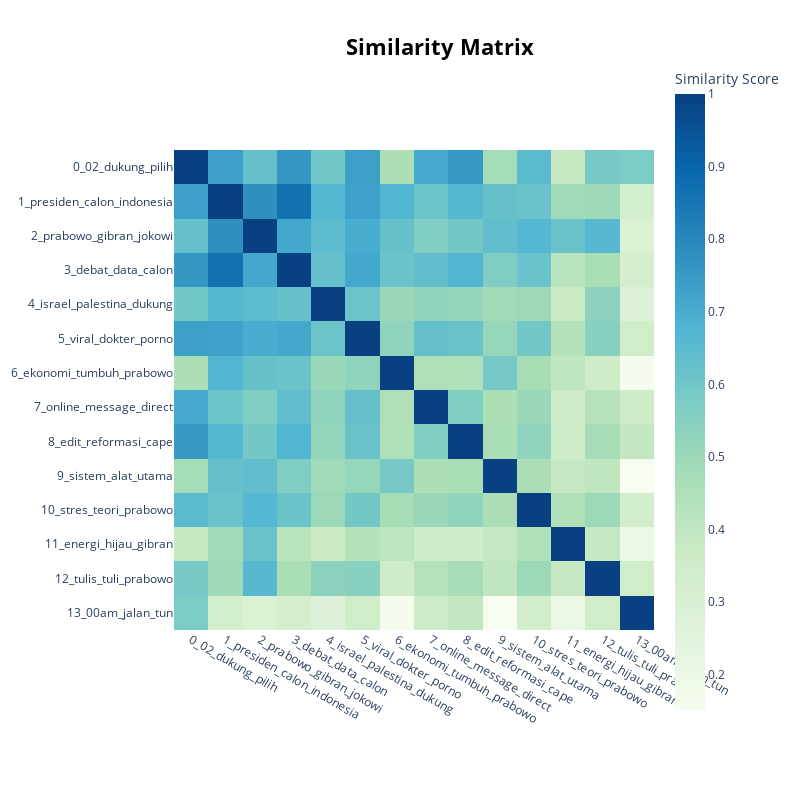

Here is the notebook cell this chart was saved with:
### Code cell
# Topic summary table
topic_info = topic_model_hdbscan.get_topic_info()
print(topic_info)

# Interactive visualizations
topic_model_hdbscan.visualize_topics()
topic_model_hdbscan.visualize_barchart(top_n_topics=15)
topic_model_hdbscan.visualize_heatmap()

### Figure 1 — Plotly figure (JSON) as saved in the notebook; plotly's stock layout.template omitted (floating-point values rounded to 4 significant figures; data arrays with more than 128 entries replaced by an {"elided": "..."} marker saying what was removed)
{"data": [{"coloraxis": "coloraxis", "hovertemplate": "x: %{x}<br>y: %{y}<br>Similarity Score: %{z}<extra></extra>", "name": "0", "type": "heatmap", "x": ["0_02_dukung_pilih", "1_presiden_calon_indonesia", "2_prabowo_gibran_jokowi", "3_debat_data_calon", "4_israel_palestina_dukung", "5_viral_dokter_porno", "6_ekonomi_tumbuh_prabowo", "7_online_message_direct", "8_edit_reformasi_cape", "9_sistem_alat_utama", "10_stres_teori_prabowo", "11_energi_hijau_gibran", "12_tulis_tuli_prabowo", "13_00am_jalan_tun"], "xaxis": "x", "y": ["0_02_dukung_pilih", "1_presiden_calon_indonesia", "2_prabowo_gibran_jokowi", "3_debat_data_calon", "4_israel_palestina_dukung", "5_viral_dokter_porno", "6_ekonomi_tumbuh_prabowo", "7_online_message_direct", "8_edit_reformasi_cape", "9_sistem_alat_utama", "10_stres_teori_prabowo", "11_energi_hijau_gibran", "12_tulis_tuli_prabowo", "13_00am_jalan_tun"], "yaxis": "y", "z": {"elided": "14x14 float values"}}], "layout": {"coloraxis": {"colorbar": {"title": {"text": "Similarity Score"}}, "colorscale": [[0, "rgb(247,252,240)"], [0.125, "rgb(224,243,219)"], [0.25, "rgb(204,235,197)"], [0.375, "rgb(168,221,181)"], [0.5, "rgb(123,204,196)"], [0.625, "rgb(78,179,211)"], [0.75, "rgb(43,140,190)"], [0.875, "rgb(8,104,172)"], [1, "rgb(8,64,129)"]]}, "height": 800, "hoverlabel": {"bgcolor": "white", "font": {"family": "Rockwell", "size": 16}}, "legend": {"title": {"text": "Trend"}}, "margin": {"t": 60}, "showlegend": true, "title": {"font": {"color": "Black", "size": 22}, "text": "<b>Similarity Matrix</b>", "x": 0.55, "xanchor": "center", "y": 0.95, "yanchor": "top"}, "width": 800, "xaxis": {"anchor": "y", "constrain": "domain", "domain": [0, 1], "scaleanchor": "y"}, "yaxis": {"anchor": "x", "autorange": "reversed", "constrain": "domain", "domain": [0, 1]}}}
